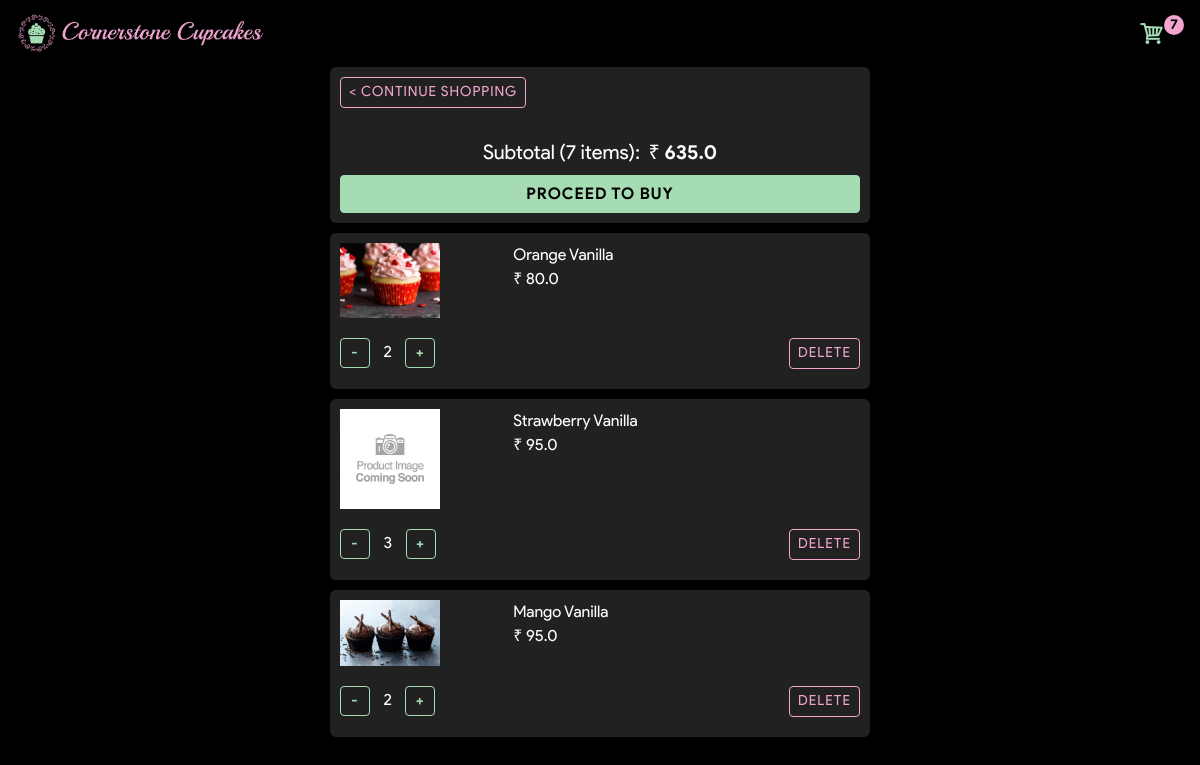
The app's page /cart/ (signed in), older data.
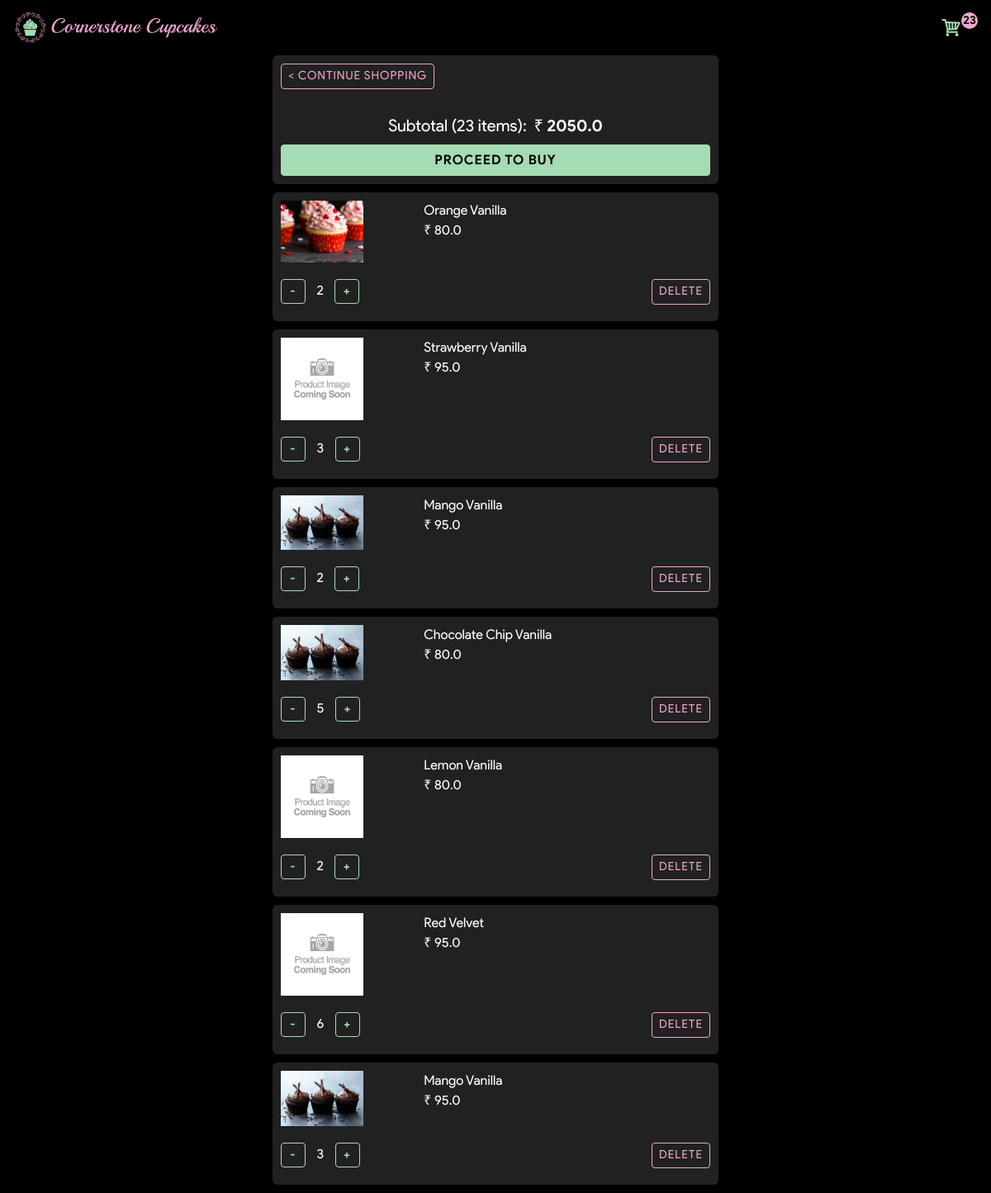
The same page, newer data.
### store/models.py (models this page shows, shortened)
class Order(models.Model):
	STATUS 			= (
		('Pending', 'Pending'),
		('Ready', 'Ready'),
		('Delivered', 'Delivered'),
	)
	customer 		= models.ForeignKey(Customer, on_delete=models.SET_NULL, null=True)
	date_ordered 	= models.DateTimeField(auto_now_add=True)
	status 			= models.CharField(max_length=200, null=True, choices=STATUS, default='Pending')
	paid 			= models.BooleanField(default=False, null=True)
	complete 		= models.BooleanField(default=False)
	transaction_id 	= models.CharField(max_length=100, null=True)
	@property
	def get_cart_total(self):
		orderitems 	= self.orderitem_set.all()
		total 		= sum([item.get_total for item in orderitems])
		return total
	@property
	def get_cart_items(self):
		orderitems 	= self.orderitem_set.all()
		total 		= sum([item.quantity for item in orderitems])
		return total

class OrderItem(models.Model):
	product 		= models.ForeignKey(Product, on_delete=models.SET_NULL, null=True)
	order 			= models.ForeignKey(Order, on_delete=models.SET_NULL, null=True)
	quantity 		= models.IntegerField(default=0, null=True, blank=True)
	@property
	def get_total(self):
		total 		= self.product.price * self.quantity
		return total

class Product(models.Model):
	name 			= models.CharField(max_length=200)
	description 	= models.CharField(max_length=200, null=True)
	price 			= models.DecimalField(max_digits=7, decimal_places=2)
	availability 	= models.BooleanField(default=True)
	image			= models.ImageField(null=True, blank=True)
	@property
	def imageURL(self):
		try:
			url 	= self.image.url
		except:
			url 	= '/images/comingsoon.jpg'
		return url

### store/views.py (the view)
# urls.py: path('cart/', cart, name='cart'),
def cart(request):
	data = cartData(request)
	cartItems = data['cartItems']
	order = data['order']
	items = data['items']
	context 			= {
		'items' 	: items,
		'order'		: order,
		'cartItems' : cartItems,
	}
	return render(request, 'store/cart.html', context)

### store/utils.py (called while the page is built)
def cartData(request):
	if request.user.is_authenticated:
		customer 		= request.user.customer
		order, created 	= Order.objects.get_or_create(customer=customer, complete=False)
		items 			= order.orderitem_set.all()
		cartItems 		= order.get_cart_items
	else:
		cookieData 		= cookieCart(request)
		items 			= cookieData['items']
		order 			= cookieData['order']
		cartItems 		= cookieData['cartItems']
	return {
		'items' 	: items,
		'order'		: order,
		'cartItems' : cartItems,
	}

### store/templates/store/cart.html
{% extends 'store/main.html' %}
{% load static %}
{% block content %}
<div class="row">
	<div class="col-lg-6" style="margin: auto;">
		<div class="box-element" style="position: sticky; top: 10px;">
			<a  class="btn btn-outline-warning btn-sm" href="{% url 'store' %}">< Continue Shopping</a>
			<br>
			<hr>
			<div class="subtotal" style="text-align: center;">
				<h5 style="margin-bottom: 10px; font-family:'product_sansregular'; font-weight: normal; ">Subtotal ({{order.get_cart_items}} items):&nbsp;&nbsp;<strong>&#8377; {{order.get_cart_total|floatformat:1}}</strong></h5>
				<a class="btn btn-success btn-block" href="{% url 'checkout' %}">Proceed to Buy</a>
			</div>
		</div>
		{% for item in items %}
		<div class="box-element">
			<div class="cart-row" style="margin-bottom: 20px">
				<div style="flex:1"><img class="row-image" src="{{item.product.imageURL}}"></div>
				<div style="flex:2">
					<p>{{item.product.name}}<br>&#8377; {{item.product.price|floatformat:1}}</p>
				</div>
			</div>
			<div class="cart-row">
				<div style="flex:2;">
					<button data-product="{{item.product.id}}" data-action="remove" class="btn btn-sm btn-outline-primary addsub update-cart" style="margin-right: 10px;"><strong>-</strong></button>
					{{item.quantity}}
					<button data-product="{{item.product.id}}" data-action="add" class="btn btn-sm btn-outline-primary addsub update-cart" style="margin-left: 10px;"><strong>+</strong></button>
				</div>
				<div style="flex:1;">
					<button data-product="{{item.product.id}}" data-action="delete" class="btn btn-outline-warning btn-sm update-cart" style="float: right;">Delete</button>
				</div>
			</div>
		</div>
		{% endfor %}
	</div>
</div>
{% endblock content %}

### store/templates/store/main.html (shortened to what this page needs)
{% load static %}
<!DOCTYPE html>
<html>
<head>
	<link rel="stylesheet" href="https://stackpath.bootstrapcdn.com/bootstrap/4.5.0/css/bootstrap.min.css">
	<link rel="stylesheet" type="text/css" href="{% static 'css/main.css' %}">
</head>
<body>
	<nav class="navbar navbar-expand-lg navbar-dark bg-dark">
	  <a class="navbar-brand" href="{% url 'store' %}"><img src="{% static 'images/logo.png' %}" class="logo"></a>
	    <div class="form-inline my-2 my-lg-0">
	     	<a href="{% url 'cart' %}">
	    		<img  id="cart-icon" src="{% static 'images/cart.png' %}">
	    	</a>
	    	<p id="cart-total"><strong>{{cartItems}}</strong></p>
    	</div>
	</nav>
	<div class='container'>
		{% block content %}{% endblock %}
	</div>
</body>
</html>

### static/css/main.css (style rules this page uses)
body { background-color: #000; color: #fff; font-family: product_sansregular; font-weight: normal; }
strong { font-family: product_sansbold; font-weight: normal; }
h1,h2,h3,h4,h5,h6 { color: #fff; font-family: product_sansbold; font-weight: normal; }
.logo { width: 250px; height: 100%; }
.box-element { background-color: #212121; border-radius: 6px; padding: 10px; margin-top: : 10px; margin-bottom: 10px; }
.bg-dark { background-color: #000!important; }
#cart-icon { width:25px; display: inline-block; margin-left: 15px; }
#cart-total { display: block; text-align: center; color:#000; background-color: #f1a5cf; width: 20px; height: 20px; border-radius: 50%; font-size: 14px; }
.addsub { width:30px; height: 30px; }
.col-lg-4, .col-lg-6, .col-lg-8, .col-lg-12 { margin-top: 10px; }
.btn { border-radius: 4px; }
.row-image { width: 100px; height: 100%; overflow: hidden; object-fit: cover; }
.cart-row { display: flex; align-items: flex-stretch; margin-bottom: 10px; }
.btn-outline-warning, .btn-outline-warning:visited, .btn-outline-danger, .btn-outline-danger:visited { border-color: #f1a5cf!important; color: #f1a5cf; font-family: product_sansregular; font-weight: normal; text-transform: uppercase; letter-spacing: 1px; }
.btn-success, .btn-success:hover, .btn-success:active, .btn-success:visited, .btn-primary, .btn-primary:hover, .btn-primary:active, .btn-primary:visited { background-color: #a5dcb3!important; border-color: #a5dcb3!important; color: #000; font-family: product_sansbold; font-weight: normal; text-transform: uppercase; letter-spacing: 1px; }
.btn-outline-primary, .btn-outline-primary:visited, .btn-outline-success, .btn-outline-success:visited { border-color: #a5dcb3!important; color: #a5dcb3; font-family: product_sansregular; font-weight: normal; text-transform: uppercase; letter-spacing: 1px; }

Row changes from the older to the newer data that the page shows:
computed for Order: get_cart_items "7" → "23"; get_cart_total "635.0" → "2050.0"
added OrderItem: product.imageURL (picture), product.name "Chocolate Chip Vanilla", product.price "80.0", quantity "5"
added OrderItem: product.name "Lemon Vanilla", product.price "80.0", quantity "2"
added OrderItem: product.name "Red Velvet", product.price "95.0", quantity "6"
added OrderItem: product.imageURL (picture), product.name "Mango Vanilla", product.price "95.0", quantity "3"
Text that changed along with them:
{{ cartItems }}: "7" → "23"
